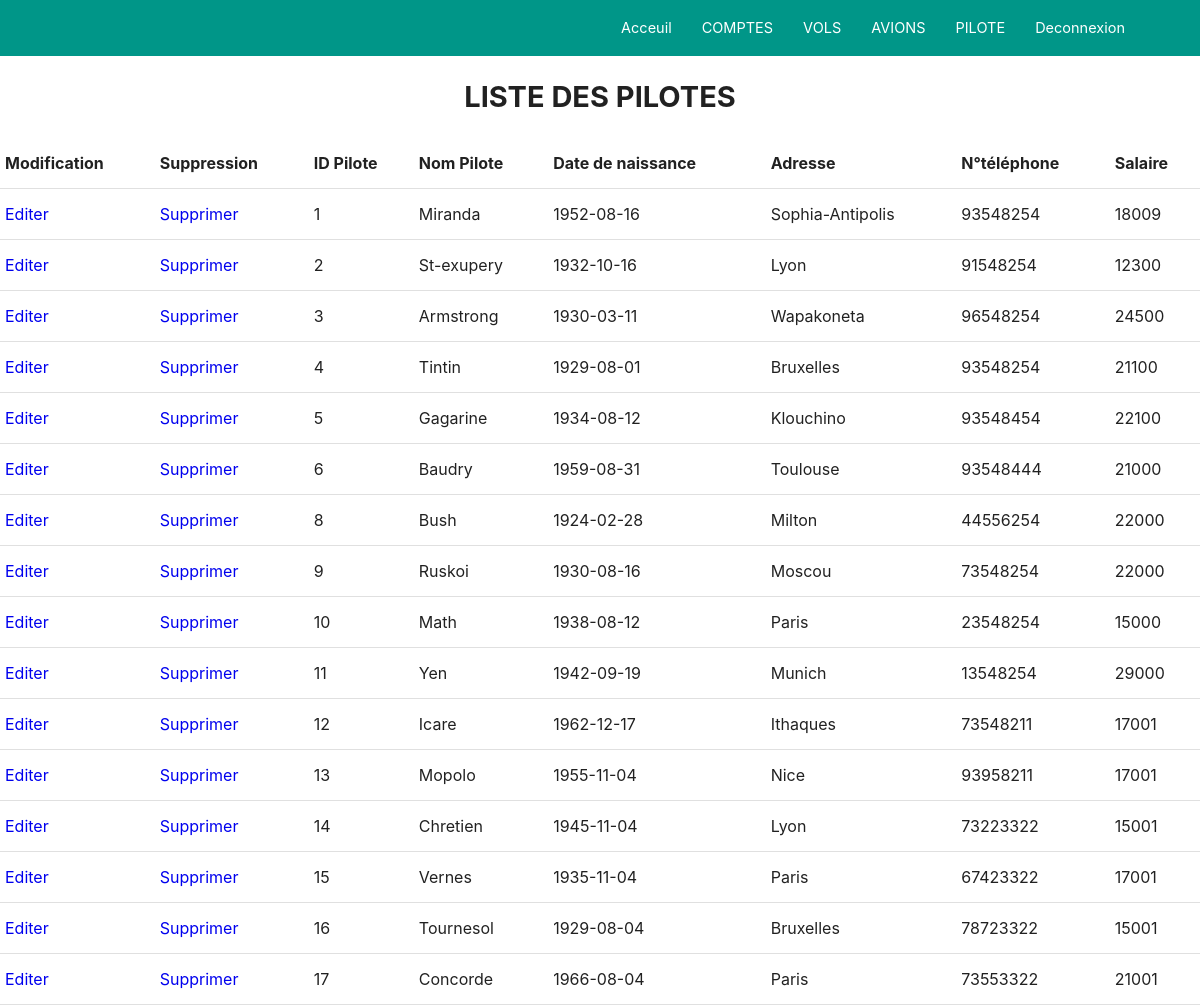
Page /admin/liste_pilote.php (signed in) on the committed database.
### tables this page shows
CREATE TABLE `pilote` (
  `idpil` int(5) NOT NULL,
  `nompil` varchar(40) DEFAULT NULL,
  `dnaiss` date DEFAULT NULL,
  `adr` varchar(40) DEFAULT NULL,
  `tel` varchar(40) DEFAULT NULL,
  `sal` decimal(10,0) DEFAULT NULL
);

### admin/liste_pilote.php (the view, shortened to what this page needs)
<?php
require_once "../connexion_db/conn_db.php";
$requete = "SELECT * FROM pilote ";
$liste_brute = mysqli_query($db, $requete) or die("Erreur d'extraction ".mysqli_error());
$liste_pilote = mysqli_fetch_all($liste_brute, MYSQLI_ASSOC);
?>
<link rel="stylesheet" type="text/css" href="../style.css">
<?php
include "navigation.php";
?>
<h1 align="center">LISTE DES PILOTES</h1>
<table>
    <tr>
        <th>Modification</th>
        <th>Suppression</th>
        <th>ID Pilote</th>
        <th>Nom Pilote</th>
        <th>Date de naissance</th>
        <th>Adresse</th>
        <th>N°téléphone</th>
        <th>Salaire</th>
    </tr>
    <?php foreach ($liste_pilote as $pilote) : ?>
        <tr>
            <?php echo "
                    <td><a href='fiche_pilote.php?id={$pilote["idpil"]}'>Editer</a></td>
                    <td><a href='supprim_pilote.php?id={$pilote['idpil']}'>Supprimer</a></td>
                    <td>{$pilote["idpil"]}</td>
                    <td>{$pilote["nompil"]}</td>
                    <td>{$pilote["dnaiss"]}</td>
                    <td>{$pilote["adr"]}</td>
                    <td>{$pilote["tel"]}</td>
                    <td>{$pilote["sal"]}</td>";?>
        </tr>
    <?php endforeach;?>
</table>

### style.css (style rules this page uses)
table,th,td { border:none }
table { width:100%;display:table;border-collapse:collapse;border-spacing:0 }
tr { border-bottom:1px solid rgba(0,0,0,0.12) }
td,th { padding:15px 5px;display:table-cell;text-align:left;vertical-align:middle;border-radius:2px }
a { text-decoration:none }

### rows in the picture
pilote: idpil "1", nompil "Miranda", dnaiss "1952-08-16", adr "Sophia-Antipolis", tel "93548254", sal "18009"
pilote: idpil "2", nompil "St-exupery", dnaiss "1932-10-16", adr "Lyon", tel "91548254", sal "12300"
pilote: idpil "3", nompil "Armstrong", dnaiss "1930-03-11", adr "Wapakoneta", tel "96548254", sal "24500"
pilote: idpil "4", nompil "Tintin", dnaiss "1929-08-01", adr "Bruxelles", tel "93548254", sal "21100"
pilote: idpil "5", nompil "Gagarine", dnaiss "1934-08-12", adr "Klouchino", tel "93548454", sal "22100"
pilote: idpil "6", nompil "Baudry", dnaiss "1959-08-31", adr "Toulouse", tel "93548444", sal "21000"
pilote: idpil "8", nompil "Bush", dnaiss "1924-02-28", adr "Milton", tel "44556254", sal "22000"
pilote: idpil "9", nompil "Ruskoi", dnaiss "1930-08-16", adr "Moscou", tel "73548254", sal "22000"
pilote: idpil "10", nompil "Math", dnaiss "1938-08-12", adr "Paris", tel "23548254", sal "15000"
pilote: idpil "11", nompil "Yen", dnaiss "1942-09-19", adr "Munich", tel "13548254", sal "29000"
pilote: idpil "12", nompil "Icare", dnaiss "1962-12-17", adr "Ithaques", tel "73548211", sal "17001"
pilote: idpil "13", nompil "Mopolo", dnaiss "1955-11-04", adr "Nice", tel "93958211", sal "17001"
pilote: idpil "14", nompil "Chretien", dnaiss "1945-11-04", adr "Lyon", tel "73223322", sal "15001"
pilote: idpil "15", nompil "Vernes", dnaiss "1935-11-04", adr "Paris", tel "67423322", sal "17001"
pilote: idpil "16", nompil "Tournesol", dnaiss "1929-08-04", adr "Bruxelles", tel "78723322", sal "15001"
pilote: idpil "17", nompil "Concorde", dnaiss "1966-08-04", adr "Paris", tel "73553322", sal "21001"
